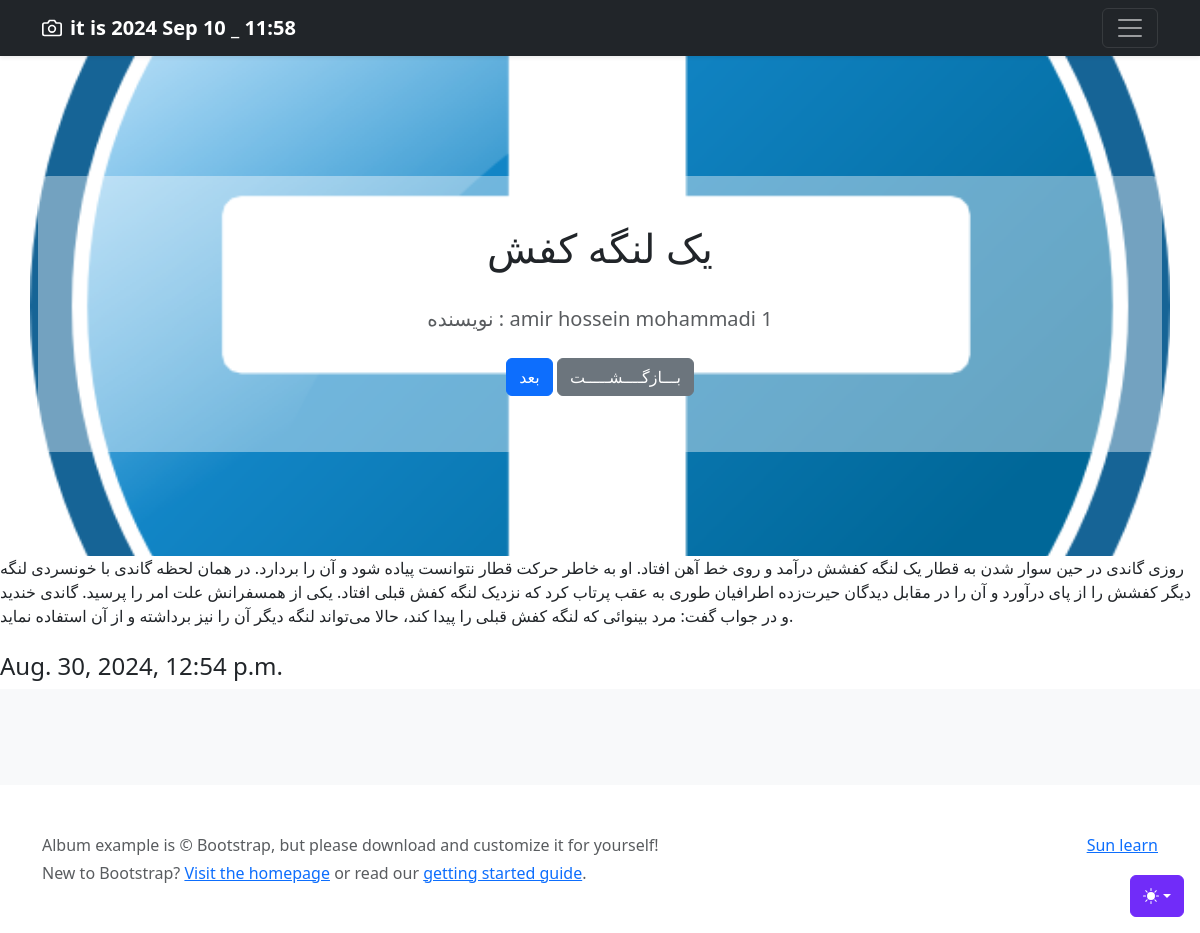
The page /detail/4 on the database its author committed.
### Home/models.py (models this page shows, shortened)
class Article(models.Model):
    title = models.CharField(max_length=100) # , null=True, blank=True
    text = models.TextField(help_text="Enter your article text.")
    pub_date = models.DateTimeField(auto_now_add=True)
    updated_date = models.DateTimeField(auto_now=True)
    is_show = models.BooleanField(default=True)
    image = models.ImageField(upload_to="Home/image_article/")
    auther = models.ForeignKey("Person", on_delete=models.CASCADE)

class Person(models.Model):
    first_name = models.CharField(max_length=200)
    last_name = models.CharField(max_length=200)
    email = models.EmailField()
    age = models.IntegerField(default=0)
    website_url = models.URLField(max_length=200)
    score = models.FloatField()
    score_2 = models.DecimalField(max_digits=5, decimal_places=2, default=0)
    def __str__(self):
        return f"{self.first_name} {self.last_name} {self.id} "

### Home/views.py (the view)
# urls.py: path('detail/<int:article_id>', views.detail, name='detail'),
def detail(request, article_id):
    article = get_object_or_404(Article, id=article_id)
    return render(request, 'Home/detail.html', {'article':article})

### Home/templates/Home/detail.html (shortened to what this page needs)
{% extends 'base/base.html' %}
{% block body %}
<section class="py-5 text-center container" style="background-image: url('{{ article.image.url }}'); background-size: cover; background-position: center; padding: 20px; border-radius: 10px; height: 500px;">
    <br><br><br>
    <div class="row py-lg-5" style="background-color: rgba(255, 255, 255, 0.4); padding: 20px; border-radius: 10px;">
     <div class="col-lg-6 col-md-8 mx-auto">
       <h1 class="fw-normal">{{ article.title }}</h1><br>
       <p class="lead text-body-secondary">نویسنده : {{ article.auther }}</p>
       <a href="#" class="btn btn-primary my-2"> بعد</a>
       <a href="{% url 'home:art_list' %}" class="btn btn-secondary my-2">بـــازگــــشـــــت</a>
     </div>
    </div>
</section>
        <article>{{ article.text }}</article>
        <br>
        <h4>{{ article.updated_date }}</h4>
        <div>
{% endblock %}

### rows shown on the page
Article: image (picture), title "یک لنگه کفش", auther "amir hossein mohammadi 1", text "روزی گاندی در حین سوار شدن به قطار یک لنگه کفشش درآمد و روی خط آهن افتاد. او به خاطر حرکت قطار نتوانست پیاده شود و آن را بردارد. در همان لحظه گاندی با خونسردی لنگه دیگر کفشش را از پای درآورد و آن را در مقابل دیدگان حیرت‌زده اطرافیان طوری به عقب پرتاب کرد که نزدیک لنگه کفش قبلی افتاد. یکی از همسفرانش علت امر را پرسید. گاندی خندید و در جواب گفت: مرد بینوائی که لنگه کفش قبلی را پیدا کند، حالا می‌تواند لنگه دیگر آن را نیز برداشته و از آن استفاده نماید.", updated_date "Aug. 30, 2024, 12:54 p.m."

### other values the page prints
{{ message }} "Sun learn"
